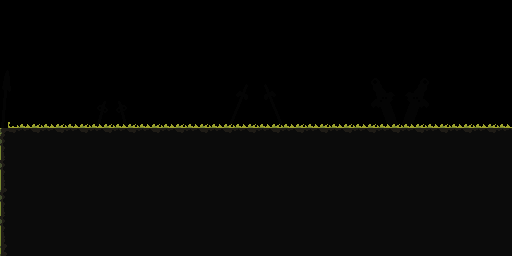

A level layout from a 2D game, rendered from its tile map. Below: a short description, then the map file with tile-grid data replaced by summaries:
An orthogonal 64x32 tile map with 8x8 px tiles, 2 tile layers (Background, Ground) and 4 objects (3x Collision, New Room).

<map version="1.10" tiledversion="git" orientation="orthogonal" renderorder="right-down" width="64" height="32" tilewidth="8" tileheight="8" infinite="0" nextlayerid="4" nextobjectid="9">
 <tileset firstgid="1" source="Matinho Tileset.tsx" />
 <layer id="3" name="Background" width="64" height="32">
  <data>[2048 cells, 142 non-empty, 137 distinct tile ids]</data>
 </layer>
 <objectgroup id="2" name="Camada de Objetos 1">
  <object id="1" name="Collision" x="0" y="128" width="512" height="128" />
  <object id="4" name="New Room" x="516" y="80" width="8" height="48" />
  <object id="7" name="Collision" x="0" y="68" width="8" height="60" />
  <object id="8" name="Collision" x="8" y="68" width="3" height="24" />
 </objectgroup>
 <layer id="1" name="Ground" width="64" height="32">
  <data>[2048 cells, 1099 non-empty, 29 distinct tile ids]</data>
 </layer>
</map>
